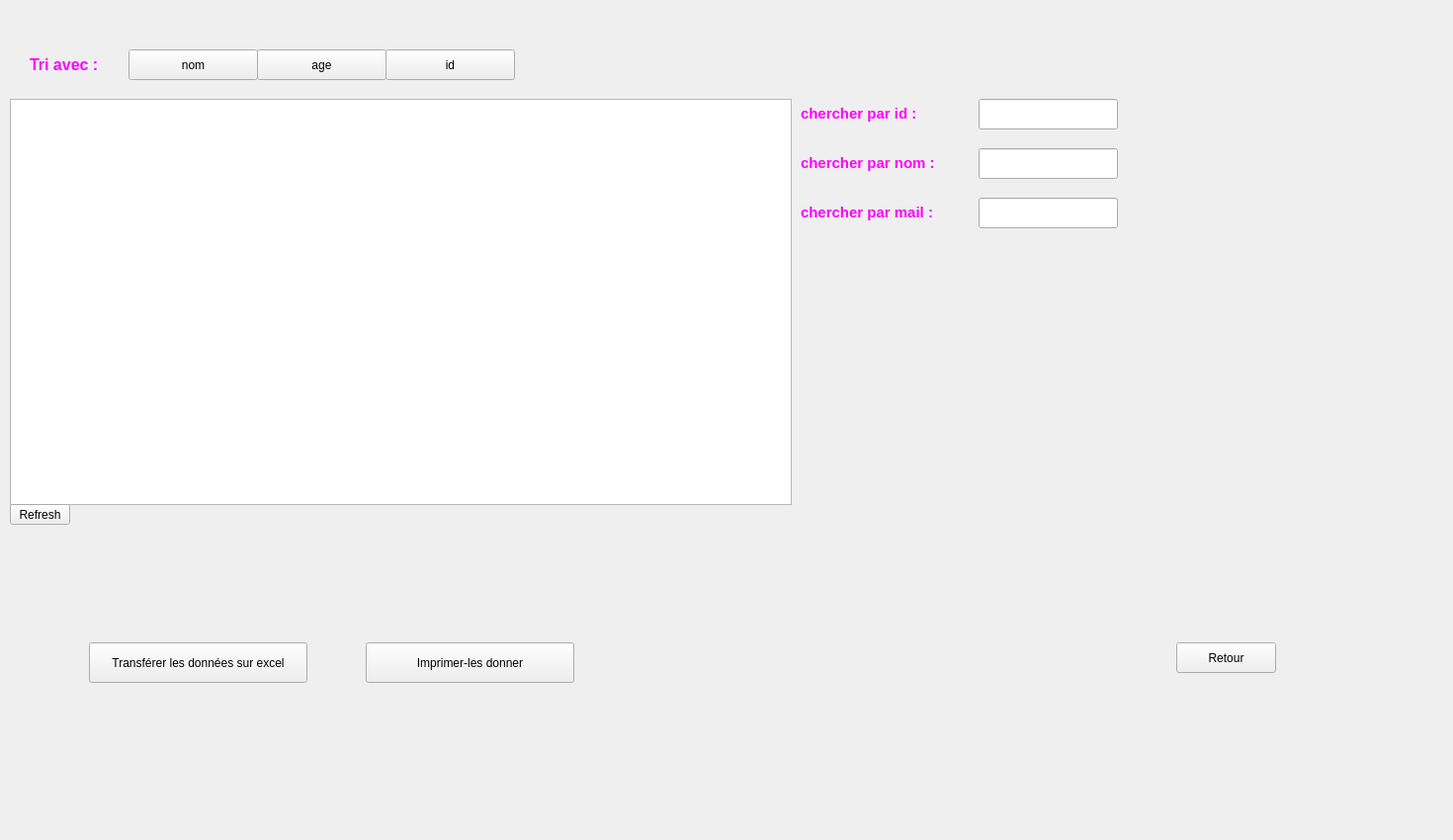
    <widget class="QWidget" name="tab_2">
     <attribute name="title">
      <string>consulter_les_clients</string>
     </attribute>
     <widget class="QPushButton" name="excel">
      <property name="geometry">
       <rect>
        <x>90</x>
        <y>650</y>
        <width>221</width>
        <height>41</height>
       </rect>
      </property>
      <property name="styleSheet">
       <string notr="true">QPushButton::hover
{
	background-color: qlineargradient(spread:pad, x1:0, y1:0.511, x2:1, y2:0.511, stop:0 rgba(0, 207, 179, 255),stop:1 rgb(108, 135, 255));

}</string>
      </property>
      <property name="text">
       <string>Transférer les données sur excel</string>
      </property>
     </widget>
     <widget class="QPushButton" name="imprimer">
      <property name="geometry">
       <rect>
        <x>370</x>
        <y>650</y>
        <width>211</width>
        <height>41</height>
       </rect>
      </property>
      <property name="styleSheet">
       <string notr="true">QPushButton::hover
{
	background-color: qlineargradient(spread:pad, x1:0, y1:0.511, x2:1, y2:0.511, stop:0 rgba(0, 207, 179, 255),stop:1 rgb(108, 135, 255));

}</string>
      </property>
      <property name="text">
       <string>Imprimer-les donner</string>
      </property>
     </widget>
     <widget class="QPushButton" name="pb_tri">
      <property name="geometry">
       <rect>
        <x>390</x>
        <y>50</y>
        <width>131</width>
        <height>31</height>
       </rect>
      </property>
      <property name="styleSheet">
       <string notr="true">QPushButton::hover
{
	background-color: qlineargradient(spread:pad, x1:0, y1:0.511, x2:1, y2:0.511, stop:0 rgba(0, 207, 179, 255),stop:1 rgb(108, 135, 255));

}</string>
      </property>
      <property name="text">
       <string>id</string>
      </property>
     </widget>
     <widget class="QPushButton" name="pushButton_11">
      <property name="geometry">
       <rect>
        <x>1190</x>
        <y>650</y>
        <width>101</width>
        <height>31</height>
       </rect>
      </property>
      <property name="text">
       <string>Retour</string>
      </property>
     </widget>
     <widget class="QTableView" name="afficher_2">
      <property name="geometry">
       <rect>
        <x>10</x>
        <y>100</y>
        <width>791</width>
        <height>411</height>
       </rect>
      </property>
     </widget>
     <widget class="QPushButton" name="pushButton">
      <property name="geometry">
       <rect>
        <x>10</x>
        <y>510</y>
        <width>61</width>
        <height>21</height>
       </rect>
      </property>
      <property name="text">
       <string>Refresh</string>
      </property>
     </widget>
     <widget class="QLabel" name="label_12">
      <property name="geometry">
       <rect>
        <x>30</x>
        <y>40</y>
        <width>101</width>
        <height>51</height>
       </rect>
      </property>
      <property name="text">
       <string>&lt;html&gt;&lt;head/&gt;&lt;body&gt;&lt;p&gt;&lt;span style=&quot; font-size:12pt; font-weight:600; color:#ff00ff;&quot;&gt;Tri avec :&lt;/span&gt;&lt;/p&gt;&lt;/body&gt;&lt;/html&gt;</string>
      </property>
     </widget>
     <widget class="QLineEdit" name="rechercherid">
      <property name="geometry">
       <rect>
        <x>990</x>
        <y>100</y>
        <width>141</width>
        <height>31</height>
       </rect>
      </property>
     </widget>
     <widget class="QLineEdit" name="recherchernom">
      <property name="geometry">
       <rect>
        <x>990</x>
        <y>150</y>
        <width>141</width>
        <height>31</height>
       </rect>
      </property>
     </widget>
     <widget class="QLineEdit" name="recherchermail">
      <property name="geometry">
       <rect>
        <x>990</x>
        <y>200</y>
        <width>141</width>
        <height>31</height>
       </rect>
      </property>
     </widget>
     <widget class="QLabel" name="label_13">
      <property name="geometry">
       <rect>
        <x>810</x>
        <y>100</y>
        <width>161</width>
        <height>31</height>
       </rect>
      </property>
      <property name="text">
       <string>&lt;html&gt;&lt;head/&gt;&lt;body&gt;&lt;p&gt;&lt;span style=&quot; font-size:11pt; font-weight:600; color:#ff00ff;&quot;&gt;chercher par id :&lt;/span&gt;&lt;/p&gt;&lt;/body&gt;&lt;/html&gt;</string>
      </property>
     </widget>
     <widget class="QLabel" name="label_14">
      <property name="geometry">
       <rect>
        <x>810</x>
        <y>150</y>
        <width>211</width>
        <height>31</height>
       </rect>
      </property>
      <property name="text">
       <string>&lt;html&gt;&lt;head/&gt;&lt;body&gt;&lt;p&gt;&lt;span style=&quot; font-size:11pt; font-weight:600; color:#ff00ff;&quot;&gt;chercher par nom :&lt;/span&gt;&lt;/p&gt;&lt;/body&gt;&lt;/html&gt;</string>
      </property>
     </widget>
     <widget class="QLabel" name="label_15">
      <property name="geometry">
       <rect>
        <x>810</x>
        <y>200</y>
        <width>181</width>
        <height>31</height>
       </rect>
      </property>
      <property name="text">
       <string>&lt;html&gt;&lt;head/&gt;&lt;body&gt;&lt;p&gt;&lt;span style=&quot; font-size:11pt; font-weight:600; color:#ff00ff;&quot;&gt;chercher par mail :&lt;/span&gt;&lt;/p&gt;&lt;/body&gt;&lt;/html&gt;</string>
      </property>
     </widget>
     <widget class="QPushButton" name="tri_nom">
      <property name="geometry">
       <rect>
        <x>130</x>
        <y>50</y>
        <width>131</width>
        <height>31</height>
       </rect>
      </property>
      <property name="styleSheet">
       <string notr="true">QPushButton::hover
{
	background-color: qlineargradient(spread:pad, x1:0, y1:0.511, x2:1, y2:0.511, stop:0 rgba(0, 207, 179, 255),stop:1 rgb(108, 135, 255));

}</string>
      </property>
      <property name="text">
       <string>nom</string>
      </property>
     </widget>
     <widget class="QPushButton" name="tri_age">
      <property name="geometry">
       <rect>
        <x>260</x>
        <y>50</y>
        <width>131</width>
        <height>31</height>
       </rect>
      </property>
      <property name="styleSheet">
       <string notr="true">QPushButton::hover
{
	background-color: qlineargradient(spread:pad, x1:0, y1:0.511, x2:1, y2:0.511, stop:0 rgba(0, 207, 179, 255),stop:1 rgb(108, 135, 255));

}</string>
      </property>
      <property name="text">
       <string>age</string>
      </property>
     </widget>
     <widget class="QLabel" name="label_17">
      <property name="geometry">
       <rect>
        <x>1170</x>
        <y>0</y>
        <width>141</width>
        <height>101</height>
       </rect>
      </property>
      <property name="text">
       <string/>
      </property>
      <property name="pixmap">
       <pixmap>../aaaa (7).png</pixmap>
      </property>
     </widget>
     <widget class="QLabel" name="label_20">
      <property name="geometry">
       <rect>
        <x>-10</x>
        <y>-30</y>
        <width>1461</width>
        <height>841</height>
       </rect>
      </property>
      <property name="text">
       <string/>
      </property>
      <property name="pixmap">
       <pixmap>../Webp.net-resizeimage (3).jpg</pixmap>
      </property>
     </widget>
     <zorder>label_20</zorder>
     <zorder>excel</zorder>
     <zorder>imprimer</zorder>
     <zorder>pb_tri</zorder>
     <zorder>pushButton_11</zorder>
     <zorder>afficher_2</zorder>
     <zorder>pushButton</zorder>
     <zorder>label_12</zorder>
     <zorder>rechercherid</zorder>
     <zorder>recherchernom</zorder>
     <zorder>recherchermail</zorder>
     <zorder>label_13</zorder>
     <zorder>label_14</zorder>
     <zorder>label_15</zorder>
     <zorder>tri_nom</zorder>
     <zorder>tri_age</zorder>
     <zorder>label_17</zorder>
    </widget>
